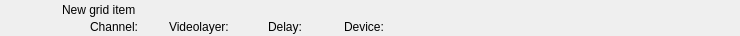
<?xml version="1.0" encoding="UTF-8"?>
<ui version="4.0">
 <class>RundownGridWidget</class>
 <widget class="QWidget" name="RundownGridWidget">
  <property name="geometry">
   <rect>
    <x>0</x>
    <y>0</y>
    <width>740</width>
    <height>36</height>
   </rect>
  </property>
  <layout class="QHBoxLayout" name="horizontalLayout">
   <property name="margin">
    <number>0</number>
   </property>
   <item>
    <widget class="QFrame" name="frameItem">
     <property name="sizePolicy">
      <sizepolicy hsizetype="Preferred" vsizetype="Fixed">
       <horstretch>0</horstretch>
       <verstretch>0</verstretch>
      </sizepolicy>
     </property>
     <property name="minimumSize">
      <size>
       <width>0</width>
       <height>36</height>
      </size>
     </property>
     <widget class="QLabel" name="labelThumbnail">
      <property name="geometry">
       <rect>
        <x>22</x>
        <y>2</y>
        <width>32</width>
        <height>32</height>
       </rect>
      </property>
      <property name="text">
       <string/>
      </property>
      <property name="pixmap">
       <pixmap resource="../Resource.qrc">:/Graphics/Images/Mixer.png</pixmap>
      </property>
      <property name="scaledContents">
       <bool>true</bool>
      </property>
     </widget>
     <widget class="QLabel" name="labelChannel">
      <property name="geometry">
       <rect>
        <x>90</x>
        <y>19</y>
        <width>70</width>
        <height>16</height>
       </rect>
      </property>
      <property name="text">
       <string>Channel:</string>
      </property>
     </widget>
     <widget class="QLabel" name="labelName">
      <property name="geometry">
       <rect>
        <x>62</x>
        <y>2</y>
        <width>561</width>
        <height>16</height>
       </rect>
      </property>
      <property name="text">
       <string>New grid item</string>
      </property>
     </widget>
     <widget class="QLabel" name="labelVideolayer">
      <property name="geometry">
       <rect>
        <x>169</x>
        <y>19</y>
        <width>90</width>
        <height>16</height>
       </rect>
      </property>
      <property name="text">
       <string>Videolayer:</string>
      </property>
     </widget>
     <widget class="QLabel" name="labelColor">
      <property name="geometry">
       <rect>
        <x>0</x>
        <y>0</y>
        <width>18</width>
        <height>36</height>
       </rect>
      </property>
      <property name="text">
       <string/>
      </property>
     </widget>
     <widget class="QLabel" name="labelGroupColor">
      <property name="geometry">
       <rect>
        <x>0</x>
        <y>0</y>
        <width>6</width>
        <height>36</height>
       </rect>
      </property>
      <property name="text">
       <string/>
      </property>
     </widget>
     <widget class="QLabel" name="labelDevice">
      <property name="geometry">
       <rect>
        <x>344</x>
        <y>19</y>
        <width>332</width>
        <height>16</height>
       </rect>
      </property>
      <property name="text">
       <string>Device:</string>
      </property>
     </widget>
     <widget class="QLabel" name="labelDelay">
      <property name="geometry">
       <rect>
        <x>268</x>
        <y>19</y>
        <width>67</width>
        <height>16</height>
       </rect>
      </property>
      <property name="text">
       <string>Delay:</string>
      </property>
     </widget>
    </widget>
   </item>
   <item>
    <widget class="QLabel" name="labelGpiTriggerable">
     <property name="minimumSize">
      <size>
       <width>32</width>
       <height>32</height>
      </size>
     </property>
     <property name="maximumSize">
      <size>
       <width>32</width>
       <height>32</height>
      </size>
     </property>
     <property name="text">
      <string/>
     </property>
     <property name="pixmap">
      <pixmap resource="../Resource.qrc">:/Graphics/Images/GpiTriggerable.png</pixmap>
     </property>
    </widget>
   </item>
   <item>
    <widget class="QLabel" name="labelDisconnected">
     <property name="minimumSize">
      <size>
       <width>32</width>
       <height>32</height>
      </size>
     </property>
     <property name="maximumSize">
      <size>
       <width>32</width>
       <height>32</height>
      </size>
     </property>
     <property name="text">
      <string/>
     </property>
     <property name="pixmap">
      <pixmap resource="../Resource.qrc">:/Graphics/Images/Disconnected.png</pixmap>
     </property>
    </widget>
   </item>
   <item>
    <widget class="QLabel" name="labelActiveColor">
     <property name="minimumSize">
      <size>
       <width>2</width>
       <height>36</height>
      </size>
     </property>
     <property name="maximumSize">
      <size>
       <width>2</width>
       <height>36</height>
      </size>
     </property>
     <property name="text">
      <string/>
     </property>
    </widget>
   </item>
  </layout>
 </widget>
 <resources>
  <include location="../Resource.qrc"/>
 </resources>
 <connections/>
 <slots>
  <slot>addToCombo()</slot>
 </slots>
</ui>
